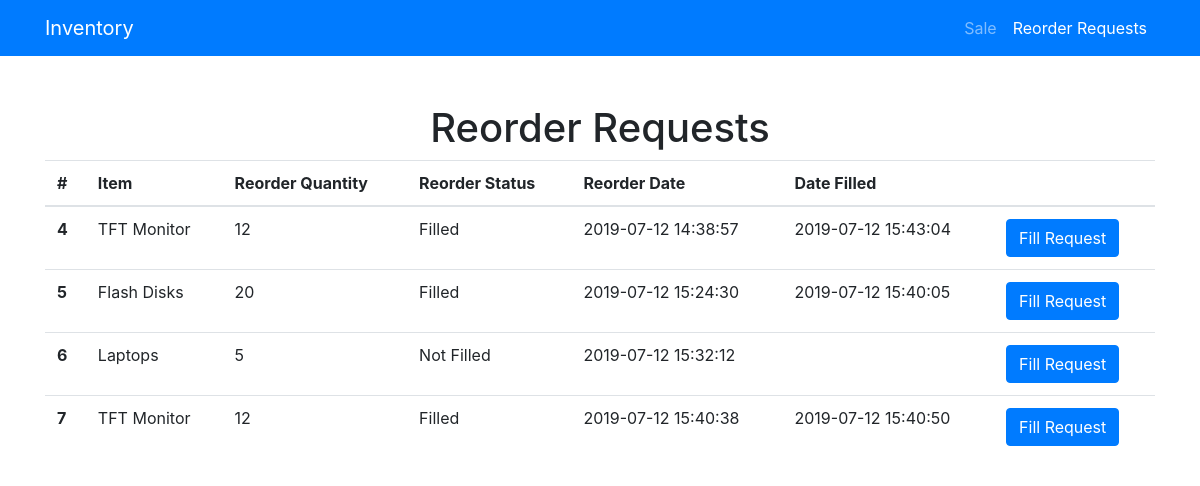
Before: /order.php with the older database file.
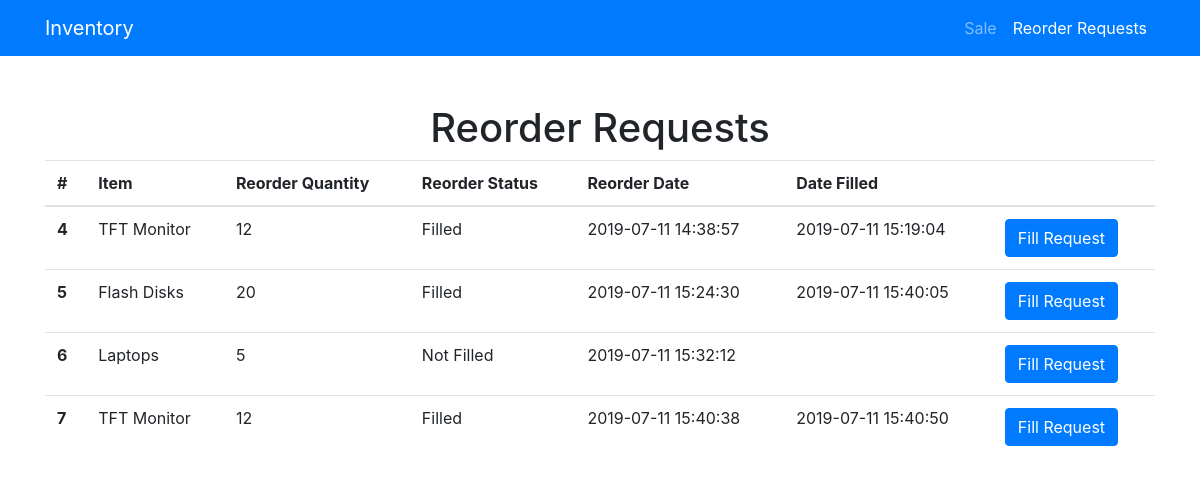
After: the same page with the newer database file.
### tables this page shows
CREATE TABLE `reorders` (
  `id` int(11) NOT NULL,
  `product_id` int(11) NOT NULL,
  `date_ordered` timestamp NOT NULL DEFAULT CURRENT_TIMESTAMP,
  `date_filled` timestamp NULL DEFAULT NULL,
  `reorder_status` int(11) NOT NULL
);

CREATE TABLE `products` (
  `id` int(11) NOT NULL,
  `name` varchar(200) NOT NULL,
  `min_quantity` int(11) NOT NULL,
  `reorder_quantity` int(11) NOT NULL,
  `quantity` int(5) NOT NULL
);

### funcs.php (called while the page is built, shortened)
<?php
function db()
{
	$li = mysqli_connect("localhost","root","");
	mysqli_select_db($li,"inventory");
	return $li;
}
function get_reorder_qtty($id)
{
	$l = db();
	$sql = "select * from products where id='$id'";
	$re = mysqli_query($l,$sql);
	$re2 = mysqli_fetch_array($re);
	$reorder_qtty = $re2['reorder_quantity'];
	return $reorder_qtty;
}
function get_name($id)
{
	$l = db();
	$sql = "select * from products where id='$id'";
	$re = mysqli_query($l,$sql);
	$re2 = mysqli_fetch_array($re);
	$name = $re2['name'];
	return $name;
}
?>

### order.php (the view, shortened to what this page needs)
<?php
require_once('funcs.php');
?>
<html lang="en">
<head>
  <link href="vendor/bootstrap/css/bootstrap.min.css" rel="stylesheet">
</head>
<body>
  <nav class="navbar navbar-expand-lg navbar-dark static-top bg-primary">
    <div class="container">
      <a class="navbar-brand" href="#">Inventory</a>
      <div class="collapse navbar-collapse" id="navbarResponsive">
        <ul class="navbar-nav ml-auto">
          <li class="nav-item ">
            <a class="nav-link" href="index.php">Sale
            </a>
          </li>
          <li class="nav-item active">
            <a class="nav-link" href="order.php">Reorder Requests</a>
          </li>
        </ul>
      </div>
    </div>
  </nav>
  <div class="container">
    <div class="row">
      <div class="col-lg-12 text-center">
        <h1 class="mt-5">Reorder Requests</h1>
        <table class="table">
  <thead>
    <tr>
      <th scope="col">#</th>
      <th scope="col">Item</th>
      <th scope="col">Reorder Quantity</th>
	  <th scope="col">Reorder Status</th>
	  <th scope="col">Reorder Date</th>
	   <th scope="col">Date Filled</th>
      <th scope="col">&nbsp;</th>
    </tr>
  </thead>
  <tbody>
  <?php
  $l = db();
  $sql = "select * from reorders";
  $re = mysqli_query($l,$sql);
  $reorder = array('Not Filled','Filled');
  while($res = mysqli_fetch_array($re))
  {
  ?>
    <tr>
      <th scope="row"><?php echo $res['id'];?><input type="hidden" name="rid" value="<?php echo $res['id'];?>"</th>
      <td><?php echo get_name($res['product_id']);?></td>
      <td><?php
	  $qtty = get_reorder_qtty($res['product_id']);
	  echo $qtty;?>
	  </td>
	  <td><?php echo $reorder[$res['reorder_status']];?></td>
	  <td><?php echo $res['date_ordered'];?></td>
	  <td><?php echo $res['date_filled'];?></td>
      <td><button type="button" class="btn btn-primary" onclick=update('<?php echo $res['id'];?>') >Fill Request </button></td>
    </tr>
    <?php
  }
	?>
  </tbody>
		</table>
      </div>
    </div>
  </div>
</body>
</html>

Changed rows visible on the page:
changed reorders id 4: date_ordered "2019-07-12 14:38:57" → "2019-07-11 14:38:57"; date_filled "2019-07-12 15:43:04" → "2019-07-11 15:19:04"
changed reorders "Flash Disks": date_ordered "2019-07-12 15:24:30" → "2019-07-11 15:24:30"; date_filled "2019-07-12 15:40:05" → "2019-07-11 15:40:05"
changed reorders "Not Filled": date_ordered "2019-07-12 15:32:12" → "2019-07-11 15:32:12"
changed reorders id 7: date_ordered "2019-07-12 15:40:38" → "2019-07-11 15:40:38"; date_filled "2019-07-12 15:40:50" → "2019-07-11 15:40:50"
